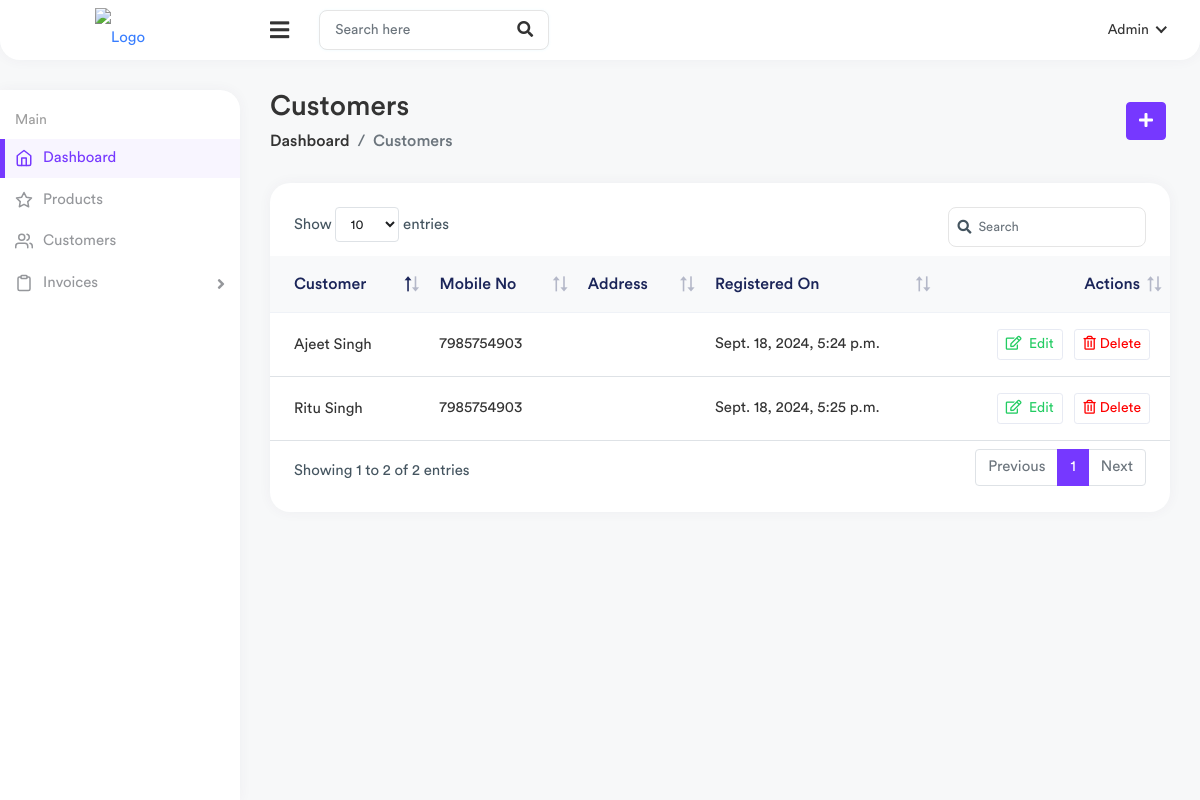
/billing/customer_list/, run on the app's committed database.
### billing/models.py (models this page shows, shortened)
class Customer(models.Model):
    customer_name=models.CharField(max_length=255)
    mobile_number=models.CharField(max_length=50)
    address = models.CharField(max_length=250, blank=True)
    created_date = models.DateTimeField(default=timezone.now)  # Use default
    modified_date = models.DateTimeField(auto_now=True)

### billing/views.py (the view)
# urls.py: path('customer_list/', views.customer_list ,name='customer_list'),
def customer_list(request):
    customers = Customer.objects.all()
    return render(request, 'billing/customer_list.html', {'customers': customers})

### templates/billing/customer_list.html (shortened to what this page needs)
{% extends 'base.html' %} {% block content %}
<div class="page-wrapper">
  <div class="content container-fluid">
    <div class="page-header">
      <div class="row align-items-center">
        <div class="col">
          <h3 class="page-title">Customers</h3>
          <ul class="breadcrumb">
            <li class="breadcrumb-item"><a href="{% url 'home' %}">Dashboard</a></li>
            <li class="breadcrumb-item active">Customers</li>
          </ul>
        </div>
        <div class="col-auto">
          <a href="{% url 'customer_create' %}" class="btn btn-primary me-1">
            <i class="fas fa-plus"></i>
          </a>
        </div>
      </div>
    </div>
    <div class="row">
      <div class="col-sm-12">
        <div class="card card-table">
          <div class="card-body">
            <div class="table-responsive">
              <table class="table table-center table-hover datatable">
                <thead class="thead-light">
                  <tr>
                    <th>Customer</th>
                    <th>Mobile No</th>
                    <th>Address</th>
                    <th>Registered On</th>
                    <th class="text-end">Actions</th>
                  </tr>
                </thead>
                <tbody>
                  {% for customer  in customers  %}
                  <tr>
                    <td>
                      <h2 class="table-avatar">
                        <a href="#"
                          >{{customer.customer_name}} </a
                        >
                      </h2>
                    </td>
                    <td>{{customer.mobile_number}}</td>
                    <td>{{customer.address}}</td>
                    <td>{{customer.created_date}}</td>
                    <td class="text-end">
                      <a
                        href="{% url 'update_customer' customer.id %}"
                        class="btn btn-sm btn-white text-success me-2"
                        ><i class="far fa-edit me-1"></i> Edit</a
                      >
                      <a
                        href="javascript:void(0);"
                        class="btn btn-sm btn-white text-danger me-2"
                        ><i class="far fa-trash-alt me-1"></i>Delete</a
                      >
                    </td>
                  </tr>
                  {% endfor %}
                </tbody>
              </table>
            </div>
          </div>
        </div>
      </div>
    </div>
  </div>
</div>
{% endblock content %}

### data on the page
Customer: customer_name "Ajeet Singh", mobile_number "7985754903", created_date "Sept. 18, 2024, 5:24 p.m."
Customer: customer_name "Ritu Singh", mobile_number "7985754903", created_date "Sept. 18, 2024, 5:25 p.m."
